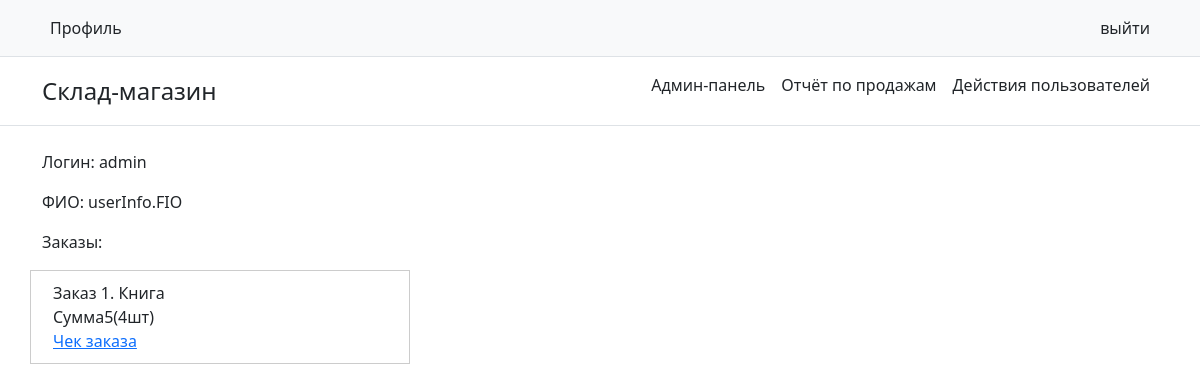
/accounts/profile/ (signed in), run on an earlier commit of the app's database.
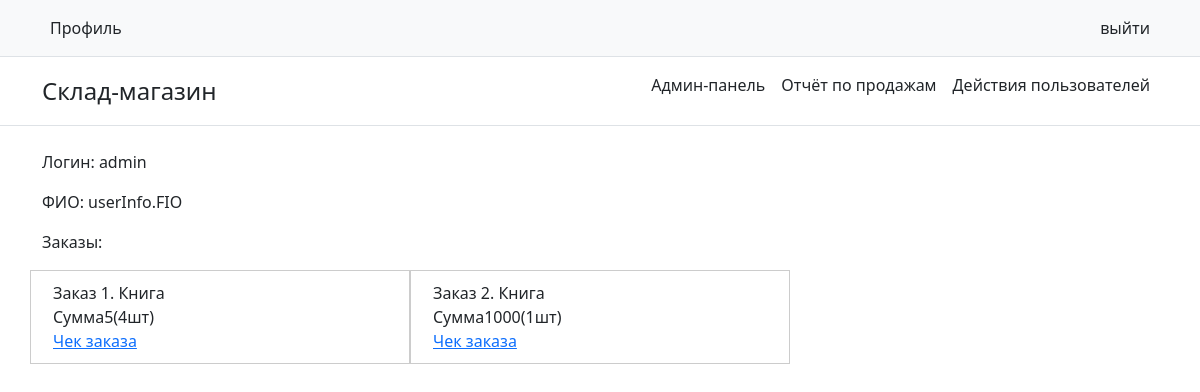
And on a later commit of the database.
### logic/models.py (models this page shows, shortened)
class Order(models.Model):
    buyer = models.ForeignKey(Buyer, on_delete=models.PROTECT)
    tovar = models.ForeignKey(Tovar, on_delete=models.PROTECT)
    count = models.IntegerField(verbose_name='Количество')
    total_price = models.IntegerField(verbose_name='Сумма заказа', null=True)
    class Meta:
        verbose_name = 'Заказ'
        verbose_name_plural = 'Заказы'

class Tovar(models.Model):
    name = models.CharField(max_length=100, verbose_name='Название', default='')
    category = models.ForeignKey(Category, on_delete=models.PROTECT)
    count = models.IntegerField(verbose_name='Количество товаров на складе')
    srok_godosti = models.IntegerField(verbose_name='Гарантийний срок(в днях)')
    price = models.IntegerField(verbose_name='цена')
    suppilers = models.ManyToManyField(Suppliers)
    class Meta:
        verbose_name = 'Товар'
        verbose_name_plural = 'Товары'

### logic/views.py (the view)
# urls.py: path('accounts/profile/', profile, name='profile'),
def profile(request):
    userInfo = get_object_or_404(Buyer, person_id = request.user.id)
    orders = Order.objects.filter(buyer_id=request.user.id)
    return render(request, 'pages/profile.html', {
        'userInfo': userInfo,
        'orders': orders
    })

### templates/pages/profile.html
{% extends 'index.html' %}
{% block content %}
    <p>Логин: {{ request.user.username }}</p>
    <p>ФИО: userInfo.FIO</p>
    <p>Заказы:</p>
    <div class="row">
    {% for order in orders %}
        <div class="col-4" style="border: 1px solid rgba(0,0,0,0.2)">
            <div style="margin: 10px">
                <div>Заказ {{ order.id }}. {{ order.tovar.name }}</div>
                <div>Сумма{{ order.total_price }}({{ order.count }}шт)</div>
                <div><a href="/order/{{ order.id }}">Чек заказа</a></div>
            </div>
        </div>
    {% endfor %}
    </div>
{% endblock %}

What changed in the data, as far as the page shows it:
added Order: id "2", tovar.name "Книга", total_price "1000", count "1"
